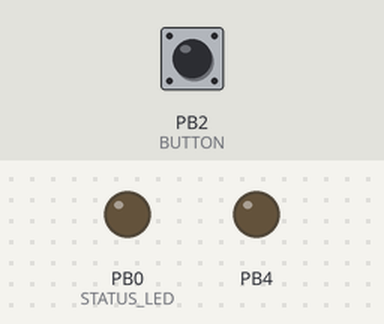
Recording of a program running on a simulated ATtiny85, built with avr-gcc and run on an emulated ATtiny85. Parts: output pins drawn as LEDs (lit = HIGH). Inputs (shaded band) come from the test bench; at power-on: PB2 (BUTTON) HIGH. Sleep ends after the set time or at an interrupt.

Above: at 2.8 s.
2.9 s: PB2 (BUTTON) pulled LOW for 0.15 s
At 3.5 s:
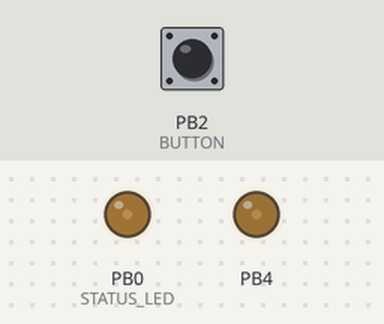
5.9 s: PB2 (BUTTON) pulled LOW for 3.2 s
At 8.16 s:
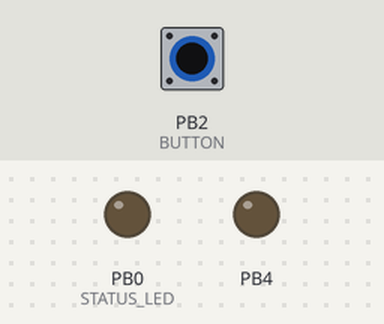
10.6 s: PB2 (BUTTON) pulled LOW for 1 s
At 11.5 s:
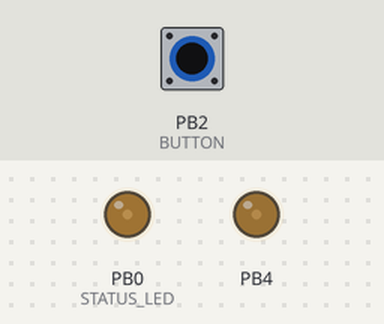
Timing chart, 0 to 19.6 s (numbered marks = the images above; inputs shaded):
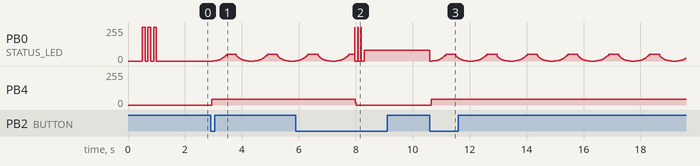

The program:

main.cpp
```cpp
#include <Arduino.h>
#include <avr/sleep.h>
#include <avr/interrupt.h>
#include <avr/power.h>

// see: https://gist.github.com/SeeJayDee/caa9b5cc29246df44e45b8e7d1b1cdc5
#include <tiny_IRremote.h>

#include <MilliTimer.h>

extern const uint8_t gamma8[];

#define MILLIS_PER_SECOND 1000
#define MILLIS_PER_MINUTE 60000
#define MILLIS_PER_HOUR 3600000

#define STATUS_LED 0

#define MAX_HOURS_ON 1

#define BUTTON 2
#define SHORT_BUTTON_PRESS 30
#define LONG_BUTTON_PRESS 1000
#define NOT_PRESSED 1
#define INITAL_PRESS 10
#define PRESSED_SHORT 20
#define PRESSED_SHORT_HAPPENED 25
#define PRESSED_SHORT_UP 28
#define PRESSED_LONG 30
#define PRESSED_LONG_HAPPENED 35
#define PRESSED_LONG_UP 38

// system status...
#define BEDTIME 1
#define NORMAL 10

MilliTimer pulsarTimer(3);
MilliTimer secondTimer(MILLIS_PER_SECOND);
MilliTimer fiveSecondTimer(MILLIS_PER_SECOND * 5);
MilliTimer minuteTimer(MILLIS_PER_MINUTE);
MilliTimer hourTimer(MILLIS_PER_HOUR);

IRsend irsend;

uint8_t ledLevel = 0;
bool ledUp = true;
uint8_t hoursOn = 0;
uint8_t buttonState = NOT_PRESSED;
uint16_t buttonPressCounter = 0;
uint8_t systemState = NORMAL;

void resetSystem()
{
  pulsarTimer.reset();
  secondTimer.reset();
  fiveSecondTimer.reset();
  minuteTimer.reset();
  hourTimer.reset();
  ledLevel = 0;
  ledUp = true;
  hoursOn = 0;
  buttonState = NOT_PRESSED;
  buttonPressCounter = 0;
  systemState = NORMAL;
}

void flashSTATUS_LED(uint8_t times = 3, uint16_t onTime = 100, uint16_t offTime = 100)
{
  for (uint8_t x = 0; x < times; x++)
  {
    digitalWrite(STATUS_LED, HIGH);
    delay(onTime);
    digitalWrite(STATUS_LED, LOW);
    delay(offTime);
  }
}

void setupInterrupts()
{
  // set PCINT2 (PB2) as interrupt (ATTiny85 pin 7)
  bitSet(PCMSK, PCINT2);
  // set the interrupt flag to one - will clear when interrupt routine executed
  bitSet(GIFR, PCIF);
  // enable pin change interrupt
  bitSet(GIMSK, PCIE);
}

void setup()
{
  delay(500);
  setupInterrupts();
  pinMode(STATUS_LED, OUTPUT);
  pinMode(BUTTON, INPUT);
  // enablr pullup resistor
  digitalWrite(BUTTON, HIGH);
  irsend.enableIROut(38);
  flashSTATUS_LED();
  systemState = BEDTIME;
  delay(500);
}

void doPulsar()
{
  if (pulsarTimer.check())
  {
    ledUp ? ledLevel++ : ledLevel--;
    if (ledLevel > 180)
      ledUp = false;
    if (ledLevel < 1)
      ledUp = true;
  }
  analogWrite(STATUS_LED, pgm_read_byte(&gamma8[ledLevel]));
}

uint8_t checkButton()
{
  bool currentlyDown = !digitalRead(BUTTON);
  if (currentlyDown)
  {
    buttonState = INITAL_PRESS;
    if (buttonPressCounter == SHORT_BUTTON_PRESS)
    {
      buttonState = PRESSED_SHORT;
    }
    if (buttonPressCounter > SHORT_BUTTON_PRESS)
    {
      buttonState = PRESSED_SHORT_HAPPENED;
    }
    if (buttonPressCounter == LONG_BUTTON_PRESS)
    {
      buttonState = PRESSED_LONG;
    }
    if (buttonPressCounter > LONG_BUTTON_PRESS)
    {
      buttonState = PRESSED_LONG_HAPPENED;
    }
    buttonPressCounter++;
  }
  else
  {
    switch (buttonState)
    {
    case PRESSED_LONG_HAPPENED:
      buttonState = PRESSED_LONG_UP;
    case PRESSED_SHORT_HAPPENED:
      buttonState = PRESSED_SHORT_UP;
    default:
      buttonState = NOT_PRESSED;
    }
    if (buttonPressCounter == 0)
    {
      buttonState = NOT_PRESSED;
    }
    buttonPressCounter = 0;
  }
  return buttonState;
}

void goToSleep()
{
  // listen for pin change interrupts...
  bitSet(GIMSK, PCIE);
  set_sleep_mode(SLEEP_MODE_PWR_DOWN);
  ADCSRA = 0;
  power_all_disable();
  sleep_enable();
  sleep_cpu();
  sleep_disable();
  power_all_enable();
  if (digitalRead(BUTTON))
  {
    goToSleep();
  }
}

void doButtonCheck()
{
  uint8_t buttonState = checkButton();
  switch (buttonState)
  {
  case PRESSED_SHORT:
    break;
  case PRESSED_LONG:
    flashSTATUS_LED(3, 10, 100);
    systemState = BEDTIME;
    break;
  }
}

void doHourCheck()
{
  if (hourTimer.check())
  {
    hoursOn++;
  }
  if (hoursOn > MAX_HOURS_ON)
  {
    flashSTATUS_LED(100, 10, 100);
    systemState = BEDTIME;
  }
}

void doNormalState()
{
  // ignore pin change interrupts...
  bitClear(GIMSK, PCIE);
  doPulsar();
  doButtonCheck();
  doHourCheck();
  irsend.mark(1000);
  irsend.space(1000);
}

void loop()
{
  switch (systemState)
  {
  case BEDTIME:
    goToSleep();
    break;
  case NORMAL:
    doNormalState();
  default:
    doNormalState();
  }
}

ISR(PCINT0_vect)
{
  resetSystem();
}

// from https://learn.adafruit.com/led-tricks-gamma-correction?view=all
const uint8_t PROGMEM gamma8[] = {
    0, 0, 0, 0, 0, 0, 0, 0, 0, 0, 0, 0, 0, 0, 0, 0,
    0, 0, 0, 0, 0, 0, 0, 0, 0, 0, 0, 0, 1, 1, 1, 1,
    1, 1, 1, 1, 1, 1, 1, 1, 1, 2, 2, 2, 2, 2, 2, 2,
    2, 3, 3, 3, 3, 3, 3, 3, 4, 4, 4, 4, 4, 5, 5, 5,
    5, 6, 6, 6, 6, 7, 7, 7, 7, 8, 8, 8, 9, 9, 9, 10,
    10, 10, 11, 11, 11, 12, 12, 13, 13, 13, 14, 14, 15, 15, 16, 16,
    17, 17, 18, 18, 19, 19, 20, 20, 21, 21, 22, 22, 23, 24, 24, 25,
    25, 26, 27, 27, 28, 29, 29, 30, 31, 32, 32, 33, 34, 35, 35, 36,
    37, 38, 39, 39, 40, 41, 42, 43, 44, 45, 46, 47, 48, 49, 50, 50,
    51, 52, 54, 55, 56, 57, 58, 59, 60, 61, 62, 63, 64, 66, 67, 68,
    69, 70, 72, 73, 74, 75, 77, 78, 79, 81, 82, 83, 85, 86, 87, 89,
    90, 92, 93, 95, 96, 98, 99, 101, 102, 104, 105, 107, 109, 110, 112, 114,
    115, 117, 119, 120, 122, 124, 126, 127, 129, 131, 133, 135, 137, 138, 140, 142,
    144, 146, 148, 150, 152, 154, 156, 158, 160, 162, 164, 167, 169, 171, 173, 175,
    177, 180, 182, 184, 186, 189, 191, 193, 196, 198, 200, 203, 205, 208, 210, 213,
    215, 218, 220, 223, 225, 228, 231, 233, 236, 239, 241, 244, 247, 249, 252, 255};
```

Measured:
- after the input at 5.9 s, PB4: 42/255 → 0/255 after 2.1 s
